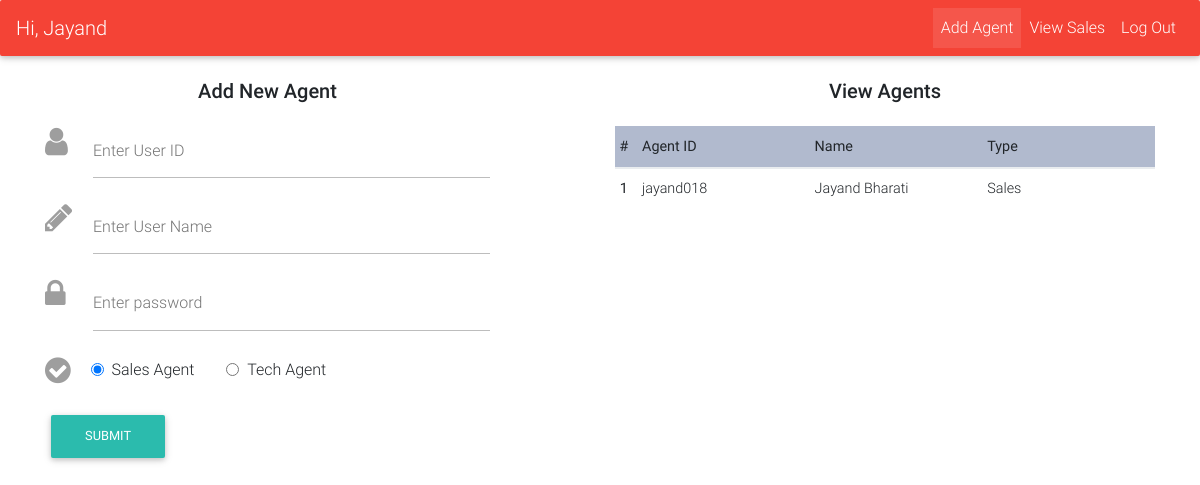
The page /admin.php (signed in) on the database its author committed.
### tables this page shows
CREATE TABLE IF NOT EXISTS `agents` (
  `agent_id` varchar(45) NOT NULL,
  `agent_name` varchar(45) NOT NULL,
  `agent_pass` char(32) NOT NULL,
  `agent_type` varchar(9) NOT NULL,
  `agent_ts` timestamp NOT NULL DEFAULT CURRENT_TIMESTAMP ON UPDATE CURRENT_TIMESTAMP,
  PRIMARY KEY (`agent_id`)
);

### conf/config.php (called while the page is built, shortened)
<?php
class DB {
    protected static $myconn;
    protected $db_host = 'localhost';
    protected $db_user = 'root';
    protected $db_pass = '';
    protected $db_name = 'myteam';
    public function connect() {
        $conn= new mysqli($this->db_host,$this->db_user,$this->db_pass,$this->db_name);
        if ($conn->connect_error) {
            die("Connection failed: " . $conn->connect_error);
        }
        else {
            $this->myconn = $conn;
        }
        return $this->myconn;
    }
    public function query($query) {
        $myconn = $this -> connect();
        $result = $myconn -> query($query);
        return $result;
    }
    public function select($query) {
        $rows = array();
        $result = $this -> query($query);
        while ($row = $result -> fetch_assoc()) {
            $rows[] = $row;
        }
        return $rows;
    }
}
?>

### admin.php (the view, shortened to what this page needs)
<!DOCTYPE html>
<?php
include("conf/config.php");
?>
<html lang="en">
<head>
    <link rel="stylesheet" href="https://maxcdn.bootstrapcdn.com/font-awesome/4.7.0/css/font-awesome.min.css">
    <link href="css/bootstrap.min.css" rel="stylesheet">
    <link href="css/mdb.min.css" rel="stylesheet">
    <link href="css/style.css" rel="stylesheet">
</head>
<body>
    <nav class="navbar navbar-expand-lg navbar-dark red">
        <a class="navbar-brand" href="#">Hi, <?php echo $_SESSION["agent_name"];?></a>
        <div class="collapse navbar-collapse justify-content-end" id="navbarSupportedContent">
            <ul class="navbar-nav">
                <li class="nav-item active">
                    <a class="nav-link" href="admin.php">Add Agent <span class="sr-only">(current)</span></a>
                </li>
                <li class="nav-item">
                    <a class="nav-link" href="view_sales.php">View Sales</a>
                </li>
                <li class="nav-item">
                    <a class="nav-link" href="logout.php">Log Out</a>
                </li>
            </ul>
        </div>
    </nav>
    <br/>
    <div class="container">
    <div class="row justify-content-center">
        <div class="col col-md-5">
        <form method="post" action="add_agent.php">
            <p class="h5 text-center mb-4">Add New Agent</p>
            <div class="md-form">
                <i class="fa fa-user prefix grey-text"></i>
                <input type="text" id="defaultForm-id" name="agent_id" class="form-control" required>
                <label for="defaultForm-id">Enter User ID</label>
            </div>
            <div class="md-form">
                <i class="fa fa-pencil prefix grey-text"></i>
                <input type="text" id="defaultForm-name" name="agent_name" class="form-control" required>
                <label for="defaultForm-name">Enter User Name</label>
            </div>
            <div class="md-form">
                <i class="fa fa-lock prefix grey-text"></i>
                <input type="password" id="defaultForm-pass" name="agent_pass" class="form-control" required>
                <label for="defaultForm-pass">Enter password</label>
            </div>
            <div class="form-inline">
                <i class="fa fa-check-circle prefix grey-text" style="font-size: 30px; margin-right:20px;"></i>
                <div class="form-group">
                    <input name="agent_type" value="Sales" type="radio" id="radio11" checked="checked">
                    <label for="radio11">&nbsp;&nbsp;Sales Agent</label>
                </div>
                <div class="form-group">
                    <input name="agent_type" value="Tech" type="radio" id="radio21">
                    <label for="radio21">&nbsp;&nbsp;Tech Agent</label>
                </div>
            </div>
            <br/>
            <div>
                <button class="btn btn-default">Submit</button>
            </div>
        </form>
        <br/>
        </div>
        <div class="col col-md-1"></div>
        <div class="col col-md-6">
            <?php
            $db = new DB();
            $sql_list_agent = "SELECT agent_id, agent_name, agent_type
                               FROM agents
                               WHERE agent_type NOT IN ('Admin')
                             ";
            $array_list_agent = $db -> select($sql_list_agent);
            ?>
            <p class="h5 text-center mb-4">View Agents</p>
            <div class="table-wrapper-2">
                <table class="table table-responsive table-sm">
                    <thead class="mdb-color lighten-4">
                        <tr>
                            <th>#</th>
                            <th class="th-lg">Agent ID</th>
                            <th class="th-lg">Name</th>
                            <th class="th-lg">Type</th>
                        </tr>
                    </thead>
                    <tbody>
                        <?php
                            $serial = 1;
                            foreach($array_list_agent as $key => $value) {
                                echo '<tr>';
                                echo '<th>'.$serial++.'</td>';
                                echo '<td>'.$value["agent_id"].'</td>';
                                echo '<td>'.$value["agent_name"].'</td>';
                                echo '<td>'.$value["agent_type"].'</td>';
                                echo '</tr>';
                            }
                        ?>
                    </tbody>
                </table>
            </div>
        </div>
    </div>
    </div>
</body>
</html>

### admin.php (style rules this page uses)
.table-wrapper-2 { display: block; max-height: 350px; overflow-y: auto; -ms-overflow-style: -ms-autohiding-scrollbar; }

### rows shown on the page
agents: agent_id "jayand018", agent_name "Jayand Bharati", agent_type "Sales"

### other values the page prints
$_SESSION["agent_name"] "Jayand"
